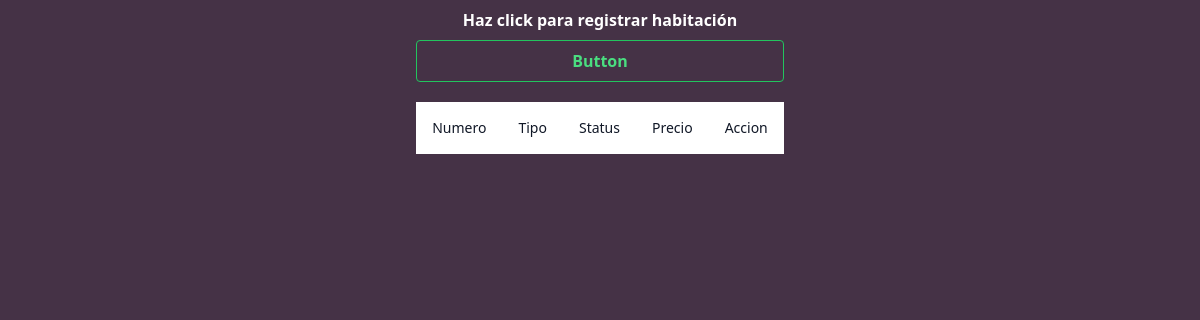
Page /Create_room on the earlier database version.
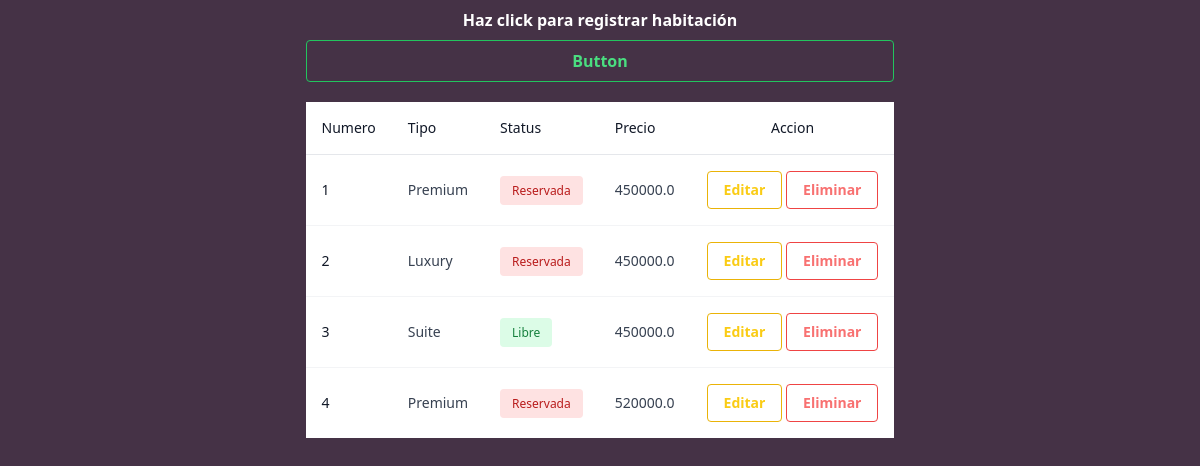
Same page on the later database version.
### tables this page shows
CREATE TABLE rooms (numero INTEGER PRIMARY KEY AUTOINCREMENT NOT NULL, tipo VARCHAR (255) NOT NULL, precio DOUBLE NOT NULL, estatus VARCHAR (255) NOT NULL);

### app.py (the view)
@app.route('/Create_room', methods = ['GET', 'POST'])
def super_crear_habitaciones():
    if request.method == 'GET':
        rooms = scripts.obtener_habitaciones_tabla()
        return render_template('Create_room.html',rooms=rooms)
    else:
        return render_template('/')

### app.py (called while the page is built)
@app.before_request
def before_request():
    if 'user' not in session and request.endpoint in ['super_menu']:
        return redirect('/')
    elif 'user' not in session and request.endpoint in ['room']:
        return redirect('/')

### db/scripts.py (called while the page is built)
def conexion_bd():
    try:
        conexion = sqlite3.connect(os.path.dirname(os.path.abspath(__file__))+'/basedatos.sqlite')
        return conexion
    except:
        print('Error de conexion bd')

def obtener_habitaciones_tabla():
    query = "select numero, tipo, precio, estatus from rooms;"
    conexion = conexion_bd()
    cursor = conexion.cursor()
    cursor.execute(query)
    habitaciones = cursor.fetchall()
    conexion.commit()
    conexion.close()
    return habitaciones

### templates/Create_room.html (shortened to what this page needs)
{% extends 'base.html' %}
{% block body %}
<div class="flex justify-center items-center bg-[#453246] h-screen">
  <div class="flex flex-col h-screen">
    <span class="text-center font-semibold text-white my-2"> Haz click para registrar habitación</span>
    <button onclick="location.href='/CrearRoom'" class="bg-transparent hover:bg-green-500 text-green-400 font-semibold hover:text-white py-2 px-4 border border-green-500 hover:border-transparent rounded">
      Button
    </button>
    <div class="overflow-x-auto my-5">
      <table class="min-w-full text-sm divide-y divide-gray-200 bg-white">
        <thead>
          <tr>
            <th class="p-4 font-medium text-left text-gray-900 whitespace-nowrap">
              <div class="flex items-center">
                Numero
              </div>
            </th>
            <th class="p-4 font-medium text-left text-gray-900 whitespace-nowrap">
              <div class="flex items-center">
                Tipo
              </div>
            </th>
            <th class="p-4 font-medium text-left text-gray-900 whitespace-nowrap">
              <div class="flex items-center">
                Status
              </div>
            </th>
            <th class="p-4 font-medium text-left text-gray-900 whitespace-nowrap">
              <div class="flex items-center">
                Precio
              </div>
            </th>
            <th class="p-4 font-medium text-center text-gray-900 whitespace-nowrap">
              <div>
                Accion
              </div>
            </th>
          </tr>
        </thead>
        <tbody class="divide-y divide-gray-100">
          {% for index in range(rooms|length) %}
          <tr>
            <td class="p-4 font-medium text-gray-900 whitespace-nowrap">
              {{rooms[index][0]}}
            </td>
            <td class="p-4 text-gray-700 whitespace-nowrap">{{rooms[index][1]}}</td>
            <td class="p-4 text-gray-700 whitespace-nowrap">
              {% if rooms[index][3]=="Reservada"%}
                <strong
                  class="bg-red-100 text-red-700 px-3 py-1.5 rounded text-xs font-medium"
                >
                  {{rooms[index][3]}}
                </strong>
              {% else %}
              <strong
                  class="bg-green-100 text-green-700 px-3 py-1.5 rounded text-xs font-medium"
                >
                  {{rooms[index][3]}}
                </strong>
              {% endif %}
            </td>
            <td class="p-4 text-gray-700 whitespace-nowrap">{{rooms[index][2]}}</td>
            <td class="p-4 text-gray-700 whitespace-nowrap">
              <button class="bg-transparent hover:bg-yellow-500 text-yellow-400 font-semibold hover:text-black py-2 px-4 border border-yellow-500 hover:border-transparent rounded">
                Editar
              </button>
              <button class="bg-transparent hover:bg-red-500 text-red-400 font-semibold hover:text-white py-2 px-4 border border-red-500 hover:border-transparent rounded">
                Eliminar
              </button>
            </td>
          </tr>
          {% endfor %}
        </tbody>
      </table>
    </div>
  </div>
</div>
{% endblock %}

### templates/base.html (shortened to what this page needs)
<!DOCTYPE html>
<html lang="en">
<head>
    <link rel="stylesheet" href="{{url_for('static',filename='css/main.css')}}" />
</head>
<body>
    {% block body %}
    {% endblock %}
</body>
    <script src="https://cdn.tailwindcss.com/"></script>
</html>

### static/css/main.css (style rules this page uses)
html { line-height: 1.5; -webkit-text-size-adjust: 100%; -moz-tab-size: 4; -o-tab-size: 4; tab-size: 4; font-family: ui-sans-serif, system-ui, -apple-system, BlinkMacSystemFont, "Segoe UI", Roboto, "Helvetica Neue", Arial, "Noto Sans", sans-serif, "Apple Color Emoji", "Segoe UI Emoji", "Segoe UI Symbol", "Noto Color Emoji"; }
body { margin: 0; line-height: inherit; }
b, strong { font-weight: bolder; }
table { text-indent: 0; border-color: inherit; border-collapse: collapse; }
button, input, optgroup, select, textarea { font-family: inherit; font-size: 100%; font-weight: inherit; line-height: inherit; color: inherit; margin: 0; padding: 0; }
button, select { text-transform: none; }
button, [type='button'], [type='reset'], [type='submit'] { -webkit-appearance: button; background-color: transparent; background-image: none; }
button, [role="button"] { cursor: pointer; }

Differences in the rows shown:
added rooms: numero "1", tipo "Premium", estatus "Reservada", precio "450000.0"
added rooms: numero "2", tipo "Luxury", estatus "Reservada", precio "450000.0"
added rooms: numero "3", tipo "Suite", estatus "Libre", precio "450000.0"
added rooms: numero "4", tipo "Premium", estatus "Reservada", precio "520000.0"
Other differences:
new list line: "Editar Eliminar"
